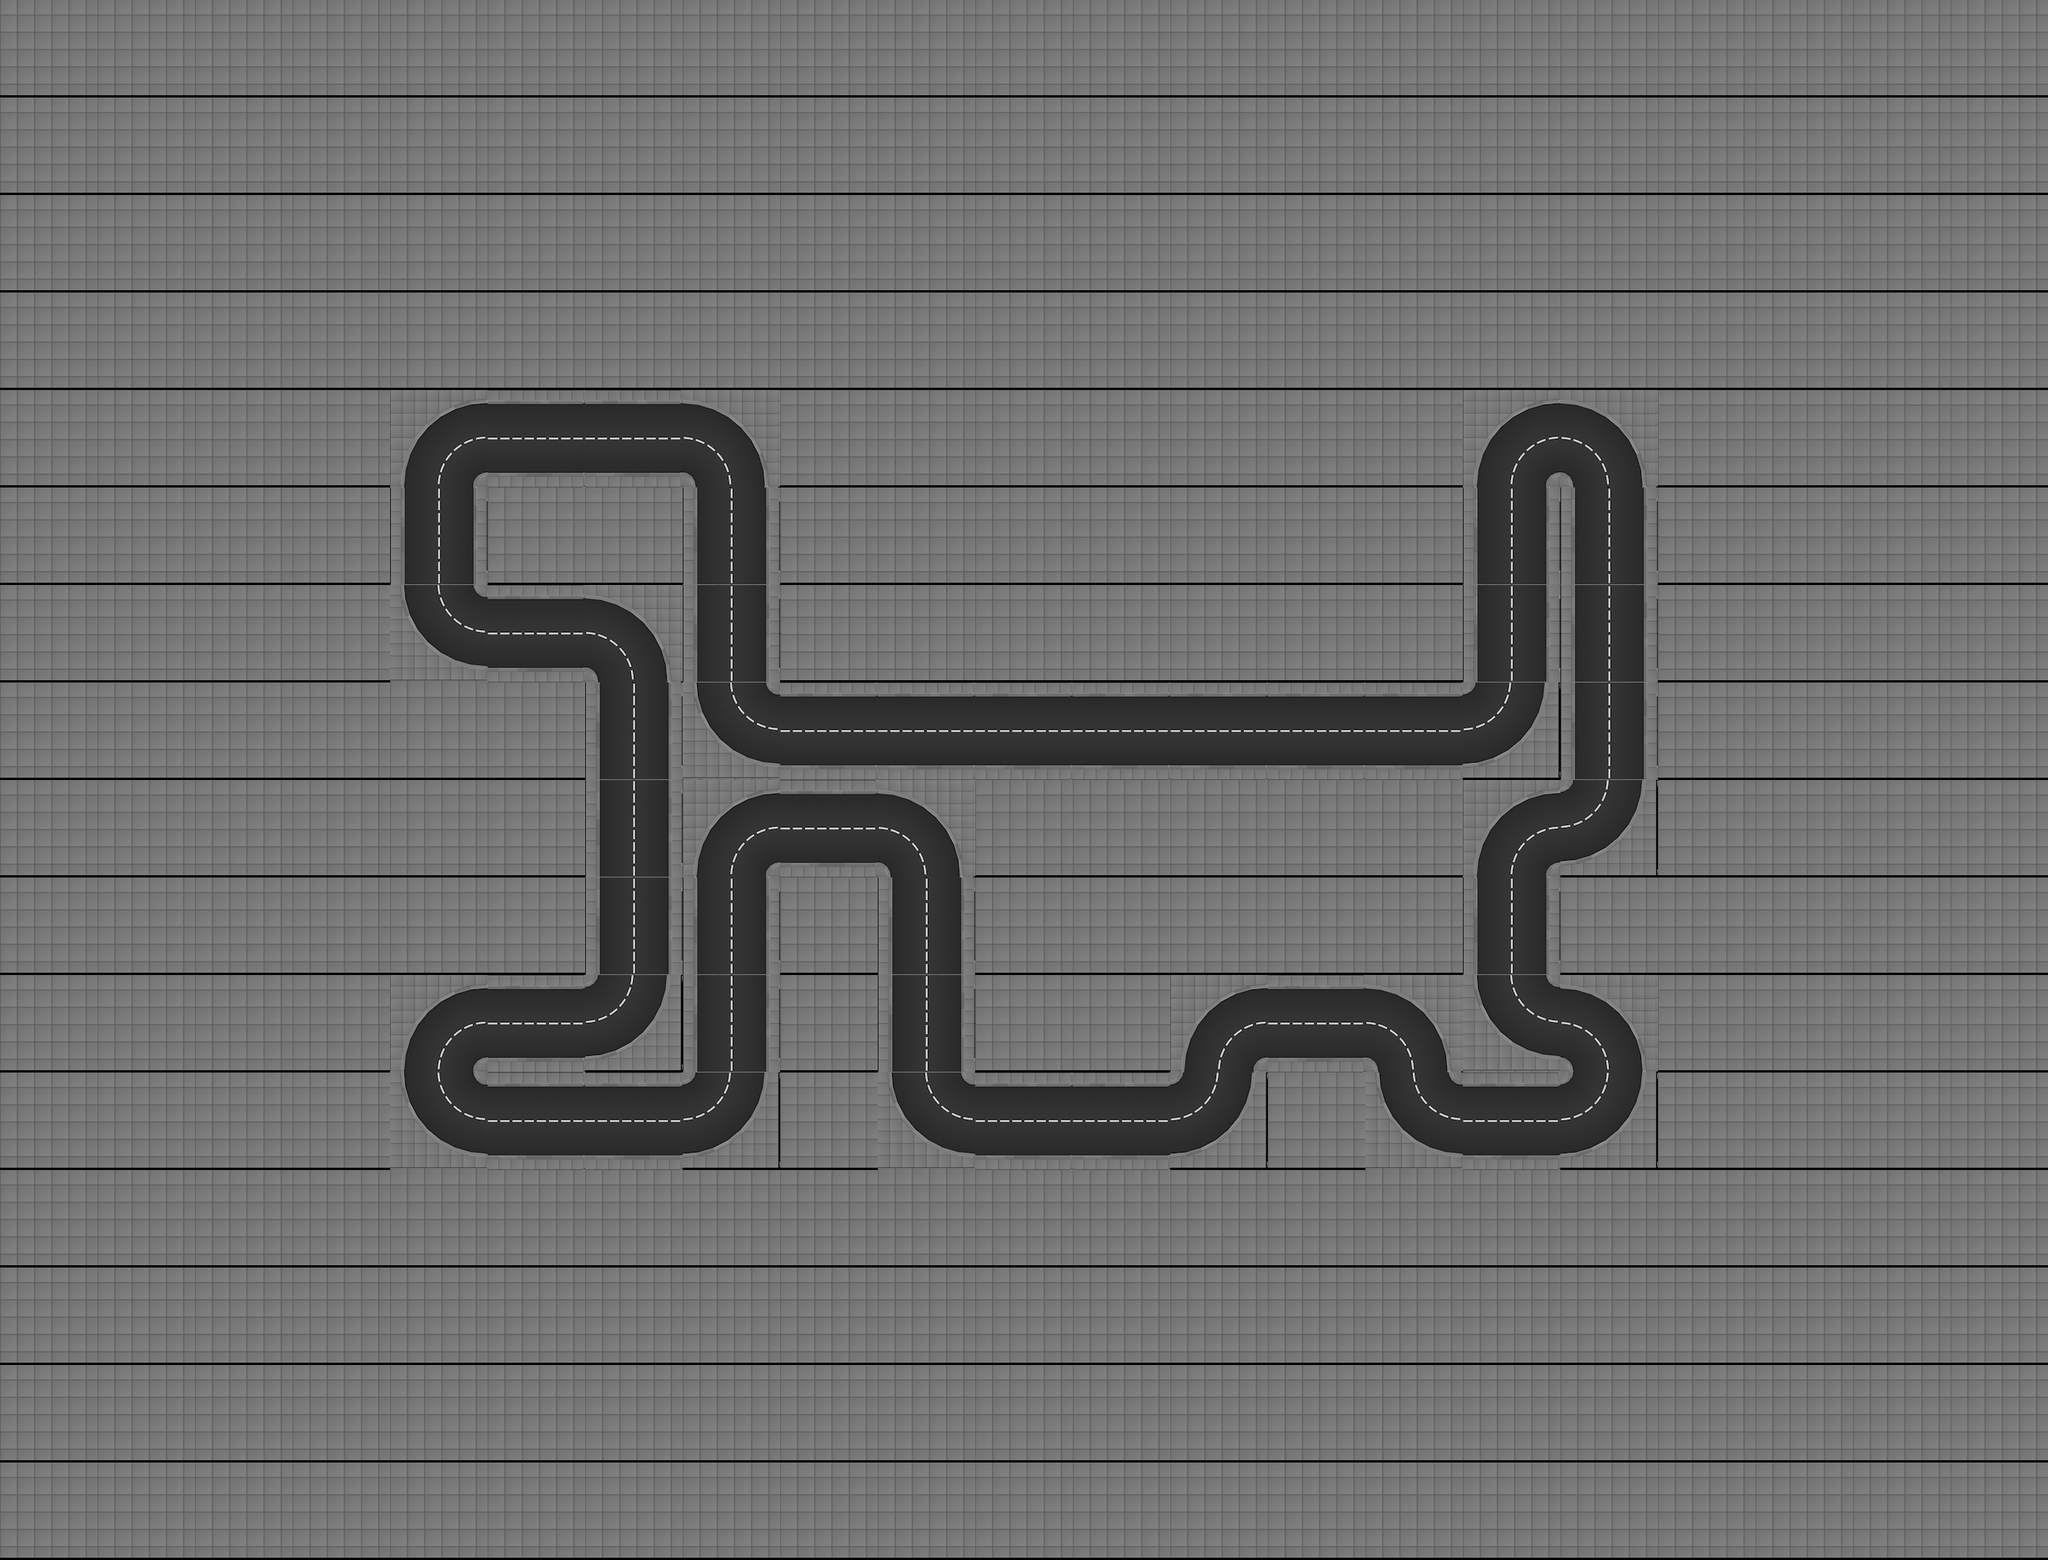

The image is a tile-based game level rendered from a .tmx file. Its description and source (layers, tilesets, objects; grid data summarised) follow:
An orthogonal 21x16 tile map with 128x128 px tiles, 1 tile layer (track), 2 tilesets and 318 objects (13x office_05_ground_floor, 13x office_05_floor, 10x office_06_ground_floor, 10x office_06_floor, 9x appartment_roof_01, ...).

<map height="16" infinite="0" nextlayerid="1" nextobjectid="1" orientation="orthogonal" renderorder="right-down" tiledversion="1.2.2" tileheight="128" tilewidth="128" version="1.2" width="21"><tileset firstgid="1" source="../../gbResources/set_tiles.tsx" /><tileset firstgid="134" source="../../gbResources/set_objects.tsx" /><layer height="16" id="1" name="track" width="21"><data>[336 cells, 336 non-empty, 7 distinct tile ids]</data></layer><objectgroup id="1" name="walls"><object id="1" x="512" y="640"><polyline points="16,0 32,-64 64,-96 128,-112" /></object><object id="2" x="512" y="640"><polyline points="112,0 114,-8 120,-14 128,-16" /></object><object id="3" x="512" y="704.0"><polyline points="16,-64 16,64" /></object><object id="4" x="512" y="704.0"><polyline points="112,-64 112,64" /></object><object id="5" x="512" y="896"><polyline points="16,-128 32,-64 64,-32 128,-16" /></object><object id="6" x="512" y="896"><polyline points="112,-128 114,-120 120,-114 128,-112" /></object><object id="7" x="512" y="1408"><polyline points="16,0 32,-64 64,-96 128,-112" /></object><object id="8" x="512" y="1408"><polyline points="112,0 114,-8 120,-14 128,-16" /></object><object id="9" x="512" y="1536"><polyline points="16,-128 32,-64 64,-32 128,-16" /></object><object id="10" x="512" y="1536"><polyline points="112,-128 114,-120 120,-114 128,-112" /></object><object id="11" x="640" y="592.0"><polyline points="0,-64 128,-64" /></object><object id="12" x="640" y="560.0"><polyline points="0,64 128,64" /></object><object id="13" x="640" y="848.0"><polyline points="0,-64 128,-64" /></object><object id="14" x="640" y="816.0"><polyline points="0,64 128,64" /></object><object id="15" x="640" y="1360.0"><polyline points="0,-64 128,-64" /></object><object id="16" x="640" y="1328.0"><polyline points="0,64 128,64" /></object><object id="17" x="640" y="1488.0"><polyline points="0,-64 128,-64" /></object><object id="18" x="640" y="1456.0"><polyline points="0,64 128,64" /></object><object id="19" x="768" y="592.0"><polyline points="0,-64 128,-64" /></object><object id="20" x="768" y="560.0"><polyline points="0,64 128,64" /></object><object id="21" x="768" y="896"><polyline points="0,-112 64,-96 96,-64 112,0" /></object><object id="22" x="768" y="896"><polyline points="0,-16 8,-14 14,-8 16,0" /></object><object id="23" x="768" y="960.0"><polyline points="16,-64 16,64" /></object><object id="24" x="768" y="960.0"><polyline points="112,-64 112,64" /></object><object id="25" x="768" y="1088.0"><polyline points="16,-64 16,64" /></object><object id="26" x="768" y="1088.0"><polyline points="112,-64 112,64" /></object><object id="27" x="768" y="1216.0"><polyline points="16,-64 16,64" /></object><object id="28" x="768" y="1216.0"><polyline points="112,-64 112,64" /></object><object id="29" x="768" y="1408"><polyline points="112,-128 96,-64 64,-32 0,-16" /></object><object id="30" x="768" y="1408"><polyline points="16,-128 14,-120 8,-114 0,-112" /></object><object id="31" x="768" y="1488.0"><polyline points="0,-64 128,-64" /></object><object id="32" x="768" y="1456.0"><polyline points="0,64 128,64" /></object><object id="33" x="896" y="640"><polyline points="0,-112 64,-96 96,-64 112,0" /></object><object id="34" x="896" y="640"><polyline points="0,-16 8,-14 14,-8 16,0" /></object><object id="35" x="896" y="704.0"><polyline points="16,-64 16,64" /></object><object id="36" x="896" y="704.0"><polyline points="112,-64 112,64" /></object><object id="37" x="896" y="832.0"><polyline points="16,-64 16,64" /></object><object id="38" x="896" y="832.0"><polyline points="112,-64 112,64" /></object><object id="39" x="896" y="1024"><polyline points="16,-128 32,-64 64,-32 128,-16" /></object><object id="40" x="896" y="1024"><polyline points="112,-128 114,-120 120,-114 128,-112" /></object><object id="41" x="896" y="1152"><polyline points="16,0 32,-64 64,-96 128,-112" /></object><object id="42" x="896" y="1152"><polyline points="112,0 114,-8 120,-14 128,-16" /></object><object id="43" x="896" y="1216.0"><polyline points="16,-64 16,64" /></object><object id="44" x="896" y="1216.0"><polyline points="112,-64 112,64" /></object><object id="45" x="896" y="1344.0"><polyline points="16,-64 16,64" /></object><object id="46" x="896" y="1344.0"><polyline points="112,-64 112,64" /></object><object id="47" x="896" y="1536"><polyline points="112,-128 96,-64 64,-32 0,-16" /></object><object id="48" x="896" y="1536"><polyline points="16,-128 14,-120 8,-114 0,-112" /></object><object id="49" x="1024" y="976.0"><polyline points="0,-64 128,-64" /></object><object id="50" x="1024" y="944.0"><polyline points="0,64 128,64" /></object><object id="51" x="1024" y="1104.0"><polyline points="0,-64 128,-64" /></object><object id="52" x="1024" y="1072.0"><polyline points="0,64 128,64" /></object><object id="53" x="1152" y="976.0"><polyline points="0,-64 128,-64" /></object><object id="54" x="1152" y="944.0"><polyline points="0,64 128,64" /></object><object id="55" x="1152" y="1152"><polyline points="0,-112 64,-96 96,-64 112,0" /></object><object id="56" x="1152" y="1152"><polyline points="0,-16 8,-14 14,-8 16,0" /></object><object id="57" x="1152" y="1216.0"><polyline points="16,-64 16,64" /></object><object id="58" x="1152" y="1216.0"><polyline points="112,-64 112,64" /></object><object id="59" x="1152" y="1344.0"><polyline points="16,-64 16,64" /></object><object id="60" x="1152" y="1344.0"><polyline points="112,-64 112,64" /></object><object id="61" x="1152" y="1536"><polyline points="16,-128 32,-64 64,-32 128,-16" /></object><object id="62" x="1152" y="1536"><polyline points="112,-128 114,-120 120,-114 128,-112" /></object><object id="63" x="1280" y="976.0"><polyline points="0,-64 128,-64" /></object><object id="64" x="1280" y="944.0"><polyline points="0,64 128,64" /></object><object id="65" x="1280" y="1488.0"><polyline points="0,-64 128,-64" /></object><object id="66" x="1280" y="1456.0"><polyline points="0,64 128,64" /></object><object id="67" x="1408" y="976.0"><polyline points="0,-64 128,-64" /></object><object id="68" x="1408" y="944.0"><polyline points="0,64 128,64" /></object><object id="69" x="1408" y="1488.0"><polyline points="0,-64 128,-64" /></object><object id="70" x="1408" y="1456.0"><polyline points="0,64 128,64" /></object><object id="71" x="1536" y="976.0"><polyline points="0,-64 128,-64" /></object><object id="72" x="1536" y="944.0"><polyline points="0,64 128,64" /></object><object id="73" x="1536" y="1408"><polyline points="16,0 32,-64 64,-96 128,-112" /></object><object id="74" x="1536" y="1408"><polyline points="112,0 114,-8 120,-14 128,-16" /></object><object id="75" x="1536" y="1536"><polyline points="112,-128 96,-64 64,-32 0,-16" /></object><object id="76" x="1536" y="1536"><polyline points="16,-128 14,-120 8,-114 0,-112" /></object><object id="77" x="1664" y="976.0"><polyline points="0,-64 128,-64" /></object><object id="78" x="1664" y="944.0"><polyline points="0,64 128,64" /></object><object id="79" x="1664" y="1360.0"><polyline points="0,-64 128,-64" /></object><object id="80" x="1664" y="1328.0"><polyline points="0,64 128,64" /></object><object id="81" x="1792" y="976.0"><polyline points="0,-64 128,-64" /></object><object id="82" x="1792" y="944.0"><polyline points="0,64 128,64" /></object><object id="83" x="1792" y="1408"><polyline points="0,-112 64,-96 96,-64 112,0" /></object></objectgroup><objectgroup id="2" name="route"><!-- 1 objects omitted --></objectgroup><objectgroup id="3" name="lights"><!-- 58 objects omitted --></objectgroup><objectgroup id="4" name="slow_motion_triggers"><!-- 24 objects omitted --></objectgroup><objectgroup id="5" name="speed_up_triggers"><!-- 3 objects omitted --></objectgroup><objectgroup id="6" name="buildings"><!-- 112 objects omitted --></objectgroup><objectgroup id="7" name="spawners"><!-- 4 objects omitted --></objectgroup></map>
<!-- 235 of 318 objects omitted -->
